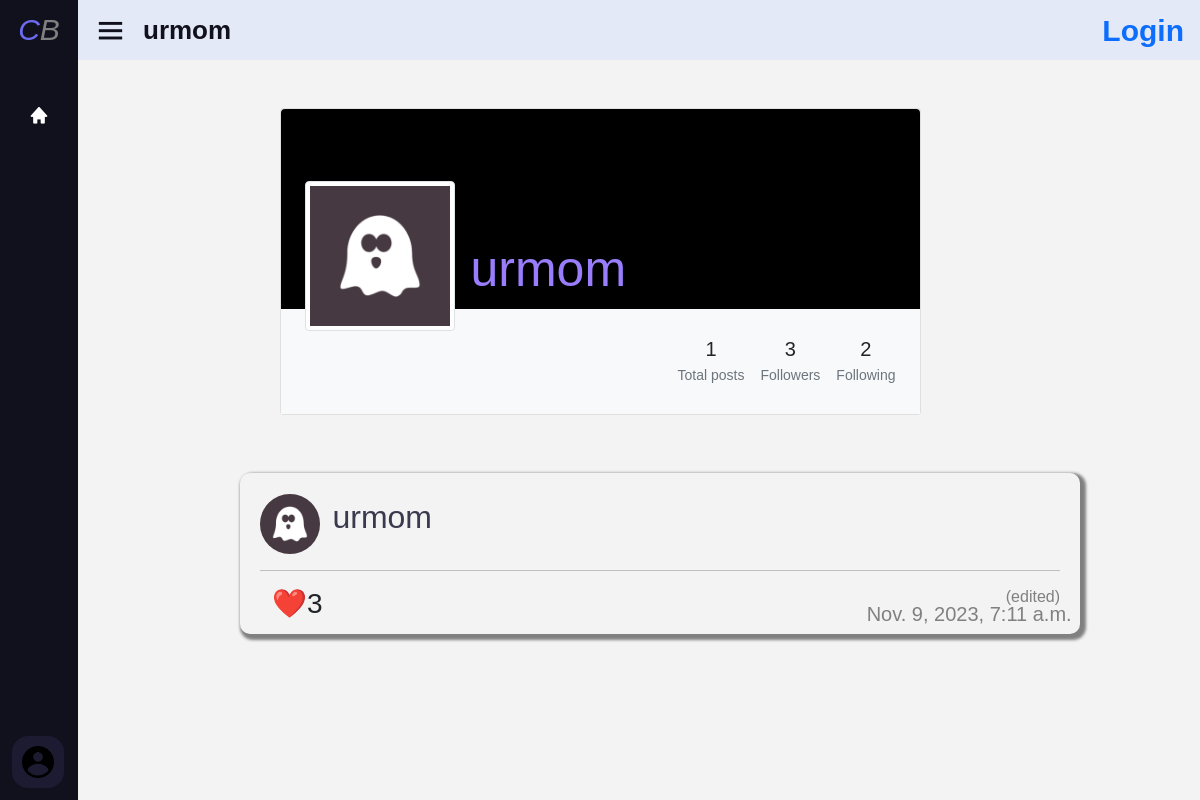
The app's page /user/urmom with its own data.
### network/models.py (models this page shows, shortened)
class User(AbstractUser):
    default_pfp_location = f"pfp/defaults/{random.randrange(1,10)}.png"
    follower = models.TextField(default="", null=True)
    following = models.TextField(default="", null=True)
    bio = models.TextField(default="", null=True)
    pfp = models.ImageField(upload_to=f'pfp',blank=True, null=True)
    def_pfp = models.ImageField(default=default_pfp_location)
    def get_pfp(self):
        if self.pfp:
            return self.pfp
        else:
            return self.def_pfp

class Post(models.Model):
    user = models.ForeignKey(User, on_delete=models.CASCADE)
    content = models.TextField()
    creation_date = models.DateTimeField(auto_now_add=True)
    likes = models.IntegerField(default=0)
    edited = models.BooleanField(default=False)
    likers = models.TextField(default="", null=True)

### network/views.py (the view, shortened to what this page needs)
# urls.py: path("user/<str:username>", views.userpage, name="userpage"),
def userpage(request, username ):
    requested_user = User.objects.get(username=username)
    requested_user_id = requested_user.id
    if request.user.is_authenticated:
        logged_user = User.objects.get(id= request.user.id)
        logged_following_list = logged_user.following.split(",")
        if str(requested_user_id) in  logged_following_list:
            is_following = True
        else:
            is_following = False
    else:
        is_following = False
    if request.method  == "GET":
        posts = Post.objects.filter(user=requested_user_id).order_by('-creation_date')
        if request.user.id == requested_user_id:
            show_follow = False
        else:
            show_follow = True
        return render(request, "network/userpage.html",{
            "profile_user" : requested_user,
            "posts" : posts,
            "followers" : len(requested_user.follower.split(",")),
            "following" : len(requested_user.following.split(",")),
            "is_following" : is_following,
            "show_follow" : show_follow,
            "pagename" : requested_user.username,
            "total_posts": len(posts)
            })

### network/templates/network/userpage.html (shortened to what this page needs)
{% extends "network/layout.html" %}
{% load static %}
{% block body %}
      <section class="h-100 gradient-custom-2">
          <div class="container py-5 h-100">
            <div class="row d-flex justify-content-center align-items-center h-100">
              <div class="col col-lg-9 col-xl-7">
                <div class="card">
                  <div class="rounded-top text-white d-flex flex-row" style="background-color: #000; height:200px;">
                    <div class="ms-4 mt-5 d-flex flex-column" style="width: 150px;">
                      <img src="{{ profile_user.get_pfp.url }}"
                        alt="Generic placeholder image" class="img-fluid img-thumbnail mt-4 mb-2"
                        style="width: 150px; z-index: 1">
                    </div>
                    {% if profile_user.get_full_name %}
                    <div class="ms-3" style="margin-top: 100px;">
                        {% if profile_user.username == 'urmom' %}
                        <h5 style="font-size: 40px; color: rgba(153, 125, 252, 1);">{{ profile_user.username }}</h5>
                        {% elif profile_user.username == 'gaurav' %}
                        <h5 style="font-size: 40px; color: gold;">{{ profile_user.username }}</h5>
                        {% else %}
                        <h5 style="font-size: 40px; color: rgba(153, 225, 255, 1);">{{ profile_user.username }}</h5>
                        {% endif %}
                       <p style="font-size: 20px; color: gray;">{{ profile_user.get_full_name }}</p>
                    </div>
                    {% else %}
                    <div class="ms-3" style="margin-top: 130px;">
                      {% if profile_user.username == 'urmom' %}
                      <h5 style="font-size: 50px; color: rgba(153, 125, 252, 1);">{{ profile_user.username }}</h5>
                      {% elif profile_user.username == 'gaurav' %}
                      <h5 style="font-size: 50px; color: gold;">{{ profile_user.username }}</h5>
                      {% else %}
                      <h5 style="font-size: 50px; color: rgba(153, 225, 255, 1);">{{ profile_user.username }}</h5>
                      {% endif %}
                  </div>
                    {% endif %}
                  </div>
                  <div class="p-4 text-black" style="background-color: #f8f9fa;">
                    <div class="d-flex justify-content-end text-center py-1">
                      <div>
                        <p class="mb-1 h5">{{ total_posts }}</p>
                        <p class="small text-muted mb-0">Total posts</p>
                      </div>
                      <div class="px-3">
                        <p class="mb-1 h5">{{ followers }}</p>
                        <p class="small text-muted mb-0">Followers</p>
                      </div>
                      <div>
                        <p class="mb-1 h5">{{ following }}</p>
                        <p class="small text-muted mb-0">Following</p>
                      </div>
                      <br>
                    </div>
                  </div>
                </div>
              </div>
            </div>
          </div>
        </section>
    {% include "network/post.html" %}
{% endblock body %}

### network/templates/network/layout.html (shortened to what this page needs)
{% load static %}
<!DOCTYPE html>
<html lang="en">
    <head>
        <link
        href="https://cdn.jsdelivr.net/npm/bootstrap@5.0.0/dist/css/bootstrap.min.css"
        rel="stylesheet"
      />
        <link href="{% static 'network/styles.css' %}" rel="stylesheet">
        <link href='https://unpkg.com/boxicons@2.0.7/css/boxicons.min.css' rel='stylesheet'>
    </head>
    <body>
          <div class="sidebar close">
            <div class="logo-details" onclick="goindex()">
              <i><span style="color: rgb(108, 108, 243);">C</span><span style="color: gray;">B</span></i>
            </div>
            <ul class="nav-links">
              <li>
                <a href="{% url 'index' %}">
                  <i class='bx bxs-home' ></i>
                </a>
              </li>
            <div class="profile-details">
              <div class="profile-content" {% if user.is_authenticated %} onclick="location.replace(`{% url "userpage" user.username %}`)" {% else %} onclick="location.replace(`{% url "login" %}`)" {% endif %}>
                {% if user.is_authenticated %}
                <img src="{{ user.get_pfp.url }}" alt="profileImg">
                {% else %}
                <img src="{% static "network/login.png" %}" alt="profileImg">
                {% endif %}
              </div>
            </div>
        </ul>
          </div>
          <section class="home-section">
            <div class="home-content">
              <i class='bx bx-menu' ></i>
              <span class="text">{{ pagename }}</span>
              {% if not user.is_authenticated %}
              <span style="margin-left: 20%;" class="text" id="topright"><a href="{% url 'login' %}">Login</a></span>
              {% endif %}
            </div>
          </section>
        <div class="body">
            {% block body %}
            {% endblock %}
        </div>
    </body>
</html>

### network/templates/network/post.html (shortened to what this page needs)
{% if posts %}
    {% for post in posts %}
        <div class="post" style="position: relative;" onclick="gopostpage(`{{ post.id }}`)">
            <a href="{% url "userpage" post.user.username %}"><span><img class="profile-pic" src="{{ post.user.get_pfp.url }}" alt="pfp" ></span>
            <span class="username">{{ post.user.username }}</span></a>
            <hr>
            <ul class="likeul">
                <li style="margin-right: 20px">
                    <h3 id="likeButton{{ post.id }}" ><a onclick="likepost(`{{ post.id }}`)" >❤️ </a></h3>
                </li>
                <li>
                    <h3 id="likes{{ post.id }}">{{ post.likes }}</h3>
                </li>
                <li>
                    <h5 style="position:absolute; bottom:0; right:0; margin-right: 1%">{{ post.creation_date }}</h5>
                </li>
            </ul>
            <h6 style="color: gray;text-align: right; visibility: hidden;" id="editedtag{{ post.id }}">(edited)</h1>
        </div>
    {% endfor %}
        {% else %}
            <center><h1 style="color: red; font-weight: Bolder; font-size: 900%;padding: 70px 0;">No posts :(</h1></center>
    {% endif %}

### network/static/network/styles.css (style rules this page uses)
body { background: #f3f3f3; }
.profile-pic { width: 60px; height: 60px; border-radius: 50%; object-fit: contain; background-color: #E0E0E0; }
.post { margin: 10px auto; margin-left: 20%; padding: 20px; border: black 2px hidden; box-shadow: 3px 3px 3px 3px gray; max-width: 70%; border-radius: 10px; }
#topright { display:flex; flex-direction:row; position: absolute; top: 8px; right: 16px; font-size: 30px; }
h5 { font-weight: lighter; color: gray; }
.likeul li { display: inline; float: left; margin-bottom: -10px; margin-left: -20px; cursor: pointer; }
a, a:focus, a:active { text-decoration: none; color: rgb(56, 88, 117)(0, 132, 255); }
* { margin: 0; padding: 0; box-sizing: border-box; font-family: 'Poppins', sans-serif; }
.sidebar { position: fixed; top: 0; left: 0; height: 100%; width: 260px; background: #11101d; z-index: 100; transition: all 0.5s ease; }
.sidebar.close { width: 78px; }
.sidebar .logo-details { height: 60px; width: 100%; display: flex; align-items: center; cursor: pointer; }
.sidebar .logo-details i { font-size: 30px; color: #fff; height: 50px; min-width: 78px; text-align: center; line-height: 50px; }
.sidebar .nav-links { height: 100%; padding: 30px 0 150px 0; overflow: auto; }
.sidebar.close .nav-links { overflow: visible; }
.sidebar .nav-links li { position: relative; list-style: none; transition: all 0.4s ease; }
.sidebar .nav-links li i { height: 50px; min-width: 78px; text-align: center; line-height: 50px; color: #fff; font-size: 20px; cursor: pointer; transition: all 0.3s ease; }
.sidebar .nav-links li a { display: flex; align-items: center; text-decoration: none; }
.sidebar .profile-details { position: fixed; bottom: 0; width: 260px; display: flex; align-items: center; justify-content: space-between; background: #1d1b31; padding: 12px 0; transition: all 0.5s ease; cursor: pointer; }
.sidebar.close .profile-details { background: none; }
.sidebar.close .profile-details { width: 78px; }
.sidebar .profile-details .profile-content { display: flex; align-items: center; }
.sidebar .profile-details img { height: 52px; width: 52px; object-fit: cover; border-radius: 16px; margin: 0 14px 0 12px; background: #1d1b31; transition: all 0.5s ease; }
.sidebar.close .profile-details img { padding: 10px; }
.home-section { position: relative; background: #E4E9F7; left: 260px; transition: all 0.5s ease; }
.sidebar.close ~ .home-section { left: 78px; width: calc(100% - 78px); }
.home-section .home-content { height: 60px; display: flex; align-items: center; }
.home-section .home-content .bx-menu, .home-section .home-content .text { color: #11101d; font-size: 35px; }
.home-section .home-content .bx-menu { margin: 0 15px; cursor: pointer; }
.home-section .home-content .text { font-size: 26px; font-weight: 600; }
.username { color: #3b394d; margin-left: 1%; font-size: xx-large; }

### records on screen
User: username "urmom", get_pfp (picture)
Post: user.get_pfp (picture), user.username "urmom", likes "3", creation_date "Nov. 9, 2023, 7:11 a.m."

### other values on screen
{{ total_posts }} "1"
{{ followers }} "3"
{{ following }} "2"
